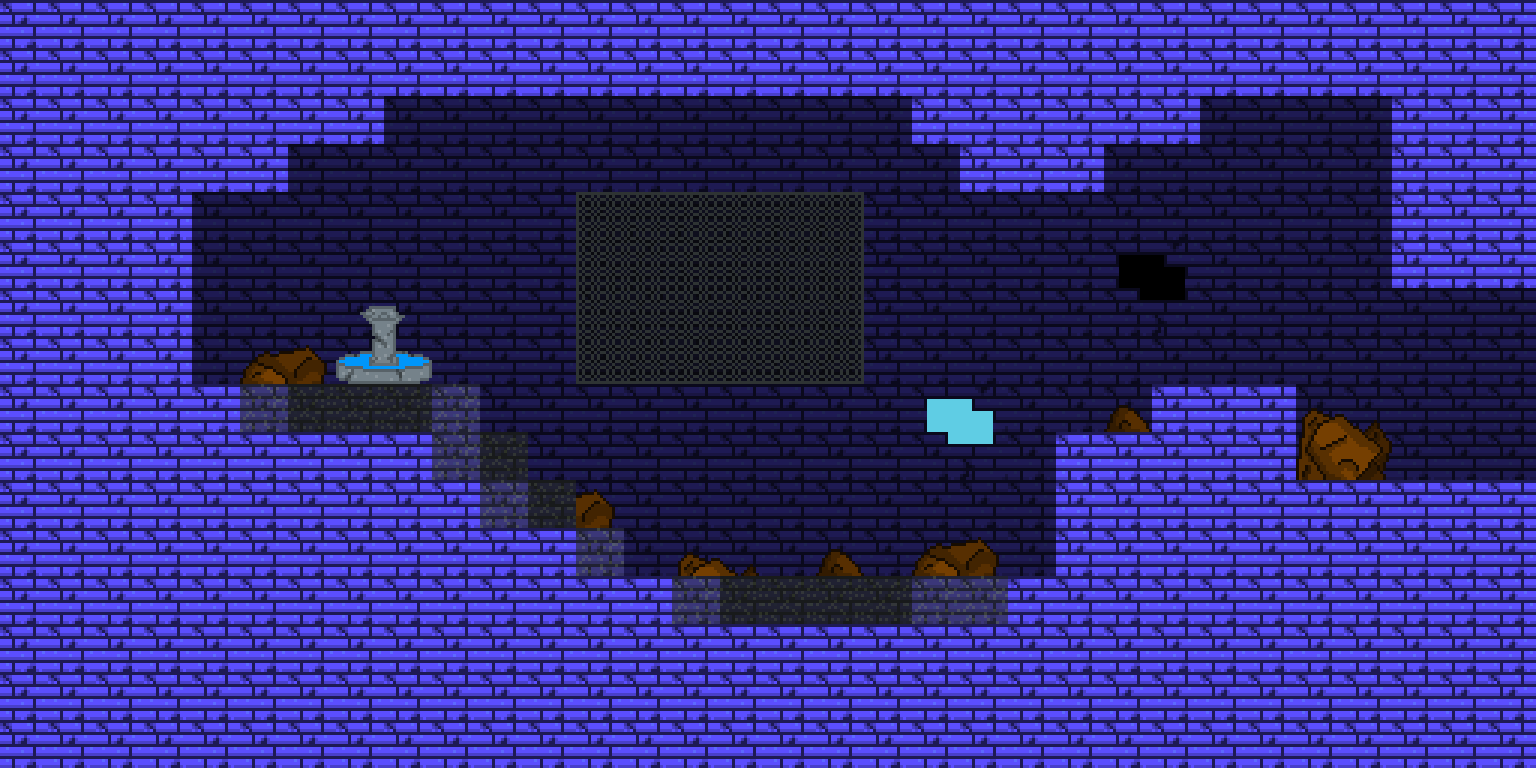

Tiled map render using the project's own tile images. Description and the map definition, with tile-layer contents summarised, below:
An orthogonal 32x16 tile map with 48x48 px tiles, 4 tile layers (back_tiles, back_second, front, front_second), 6 tilesets, 1 image layer and 22 objects (3x EnemyGroundedElemental, SpawnPoint, HealthChargePickup, EnemyWaterBucket, Portal).

<map version="1.11" tiledversion="1.11.0" orientation="orthogonal" renderorder="right-down" width="32" height="16" tilewidth="48" tileheight="48" infinite="0" nextlayerid="22" nextobjectid="312">
 <tileset firstgid="1" name="tileset01" tilewidth="48" tileheight="48" tilecount="176" columns="16">
  <image source="../tilesets/tileset01.png" width="768" height="528" />
 </tileset>
 <tileset firstgid="177" name="tileset02" tilewidth="48" tileheight="48" tilecount="121" columns="11">
  <image source="../tilesets/tileset02.png" width="528" height="528" />
 </tileset>
 <tileset firstgid="298" name="tileset03" tilewidth="48" tileheight="48" tilecount="306" columns="17">
  <image source="../tilesets/tileset03.png" width="816" height="864" />
 </tileset>
 <tileset firstgid="604" name="objects" tilewidth="48" tileheight="48" tilecount="64" columns="8">
  <image source="../tilesets/objects.png" width="384" height="384" />
 </tileset>
 <tileset firstgid="668" name="tileset04" tilewidth="48" tileheight="48" tilecount="240" columns="16">
  <image source="../tilesets/tileset04.png" width="768" height="720" />
 </tileset>
 <tileset firstgid="908" name="tileset05" tilewidth="48" tileheight="48" tilecount="35" columns="7">
  <image source="../tilesets/tileset05.png" width="336" height="240" />
 </tileset>
 <imagelayer id="17" name="Image Layer 1">
  <image source="../Backgrounds/ground_back.png" width="1024" height="576" />
  <properties>
   <property name="depth" type="int" value="3000" />
   <property name="parallax_x" type="float" value="1" />
   <property name="parallax_y" type="float" value="1" />
   <property name="repeat_y" type="bool" value="true" />
  </properties>
 </imagelayer>
 <layer id="11" name="back_tiles" width="32" height="16">
  <properties>
   <property name="depth" type="int" value="1050" />
   <property name="tileset" type="int" value="0" />
  </properties>
  <data>[512 cells, 471 non-empty, 6 distinct tile ids]</data>
 </layer>
 <layer id="21" name="back_second" width="32" height="16">
  <properties>
   <property name="depth" type="int" value="1000" />
   <property name="tileset" type="int" value="5" />
  </properties>
  <data>[512 cells, 45 non-empty, 15 distinct tile ids]</data>
 </layer>
 <layer id="12" name="front" width="32" height="16">
  <properties>
   <property name="depth" type="int" value="950" />
   <property name="tileset" type="int" value="0" />
  </properties>
  <data>[512 cells, 13 non-empty, 7 distinct tile ids]</data>
 </layer>
 <layer id="20" name="front_second" width="32" height="16">
  <properties>
   <property name="depth" type="int" value="900" />
   <property name="tileset" type="int" value="5" />
  </properties>
  <data>[512 cells, 0 non-empty, 0 distinct tile ids]</data>
 </layer>
 <objectgroup color="#ffaa00" id="16" name="spawnpoints">
  <object id="284" type="SpawnPoint" x="1488" y="288" width="48" height="48">
   <properties>
    <property name="id" type="int" value="0" />
   </properties>
  </object>
 </objectgroup>
 <objectgroup id="14" name="objects">
  <object id="292" type="HealthChargePickup" x="240" y="240" width="48" height="48">
   <properties>
    <property name="id" type="int" value="13" />
    <property name="lore" type="int" value="17" />
    <property name="text" value="These spikes did are not from this world..." />
   </properties>
  </object>
  <object id="307" type="EnemyGroundedElemental" x="816" y="528" width="48" height="48">
   <properties>
    <property name="color" type="int" value="3" />
   </properties>
  </object>
  <object id="308" type="EnemyGroundedElemental" x="720" y="528" width="48" height="48">
   <properties>
    <property name="color" type="int" value="3" />
   </properties>
  </object>
  <object id="311" type="EnemyGroundedElemental" x="912" y="528" width="48" height="48">
   <properties>
    <property name="color" type="int" value="3" />
   </properties>
  </object>
  <object id="310" type="EnemyWaterBucket" x="432" y="336" width="48" height="48">
   <properties>
    <property name="color" type="int" value="2" />
   </properties>
  </object>
 </objectgroup>
 <objectgroup color="#0000ff" id="13" name="walls">
  <properties>
   <property name="isWallLayer" type="bool" value="true" />
  </properties>
  <object id="265" x="288" y="96" width="96" height="48" />
  <object id="54" x="480" y="480" width="96" height="96" />
  <object id="309" x="480" y="432" width="48" height="48" />
  <object id="298" x="0" y="96" width="192" height="672" />
  <object id="275" x="1296" y="480" width="240" height="288" />
  <object id="271" x="480" y="576" width="576" height="192" />
  <object id="290" x="576" y="528" width="48" height="48" />
  <object id="270" x="192" y="384" width="288" height="384" />
  <object id="300" x="1152" y="384" width="144" height="384" />
  <object id="190" x="192" y="96" width="96" height="96" />
  <object id="259" x="960" y="144" width="144" height="48" />
  <object id="191" x="1056" y="432" width="96" height="336" />
  <object id="215" x="1392" y="0" width="144" height="288" />
  <object id="289" x="912" y="96" width="288" height="48" />
  <object id="218" x="0" y="0" width="1392" height="96" />
 </objectgroup>
 <objectgroup color="#00ff00" id="15" name="doors">
  <object id="285" type="Portal" x="1584" y="288" width="48" height="192">
   <properties>
    <property name="horizontal" type="bool" value="false" />
    <property name="id_point" type="int" value="1" />
    <property name="id_room" type="int" value="71" />
   </properties>
  </object>
 </objectgroup>
</map>
